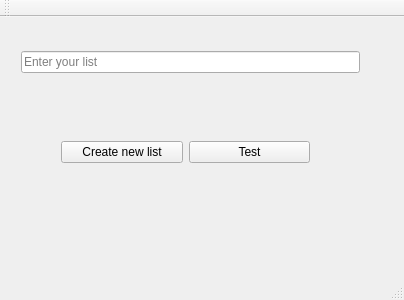
<?xml version="1.0" encoding="UTF-8"?>
<ui version="4.0">
 <class>MainWindow</class>
 <widget class="QMainWindow" name="MainWindow">
  <property name="geometry">
   <rect>
    <x>0</x>
    <y>0</y>
    <width>404</width>
    <height>300</height>
   </rect>
  </property>
  <property name="windowTitle">
   <string>MainWindow</string>
  </property>
  <widget class="QWidget" name="centralWidget">
   <widget class="QWidget" name="horizontalLayoutWidget">
    <property name="geometry">
     <rect>
      <x>10</x>
      <y>20</y>
      <width>361</width>
      <height>51</height>
     </rect>
    </property>
    <layout class="QHBoxLayout" name="horizontalLayout">
     <item>
      <widget class="QLineEdit" name="lineEdit">
       <property name="placeholderText">
        <string>Enter your list</string>
       </property>
      </widget>
     </item>
    </layout>
   </widget>
   <widget class="QWidget" name="horizontalLayoutWidget_2">
    <property name="geometry">
     <rect>
      <x>50</x>
      <y>100</y>
      <width>271</width>
      <height>71</height>
     </rect>
    </property>
    <layout class="QHBoxLayout" name="horizontalLayout_2">
     <item>
      <widget class="QPushButton" name="create_pushButton">
       <property name="text">
        <string>Create new list</string>
       </property>
      </widget>
     </item>
     <item>
      <widget class="QPushButton" name="test_pushButton">
       <property name="text">
        <string>Test</string>
       </property>
      </widget>
     </item>
    </layout>
   </widget>
  </widget>
  <widget class="QMenuBar" name="menuBar">
   <property name="geometry">
    <rect>
     <x>0</x>
     <y>0</y>
     <width>404</width>
     <height>26</height>
    </rect>
   </property>
  </widget>
  <widget class="QToolBar" name="mainToolBar">
   <attribute name="toolBarArea">
    <enum>TopToolBarArea</enum>
   </attribute>
   <attribute name="toolBarBreak">
    <bool>false</bool>
   </attribute>
  </widget>
  <widget class="QStatusBar" name="statusBar"/>
 </widget>
 <layoutdefault spacing="6" margin="11"/>
 <resources/>
 <connections/>
</ui>
